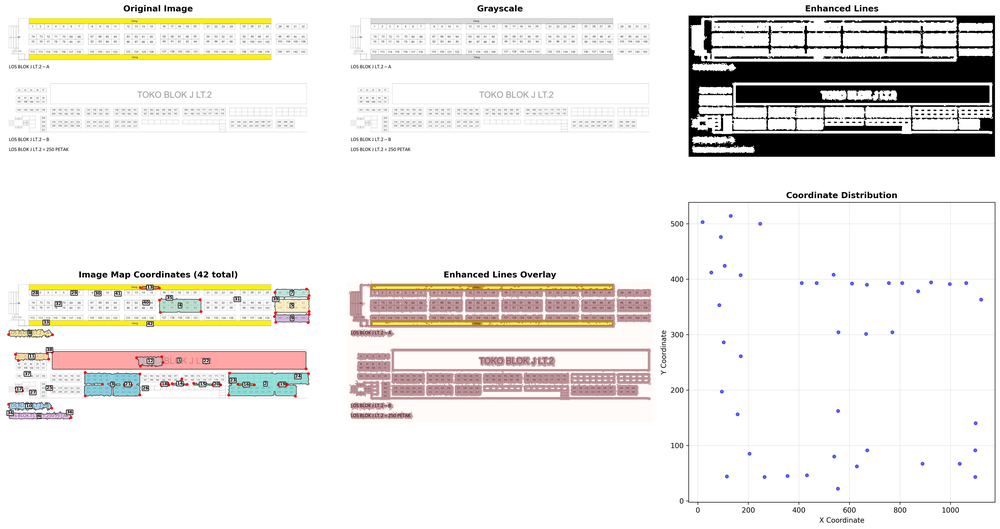
#> input picture image_map_coordinates_60_edit.png, 1000 x 529 px, shrunk from 5970 x 3159 before the run
$ python -i shape_detection.py   (imports and definitions only)
#> lines starting #> are read from the running program, lines starting #| are printed output that depends on the picture; after the words box and inside, x2 and y2 are one past the last pixel; in counts of white or black regions, pixels touching at a corner belong together
import cv2
import numpy as np
import matplotlib.pyplot as plt
from matplotlib.patches import Rectangle
import matplotlib.patches as patches

# [98 lines left out: function create_tennis_court_diagram, not called in this run]

def detect_shapes_in_image(image_path):
    """
    Function to detect shapes in an actual image (if provided)
    """
#> called with image_path = 'image_map_coordinates_60_edit.png'
    # Read the image
    image = cv2.imread(image_path)
#> image is the input picture: shape (529, 1000, 3); mean B, G, R 231.2, 233.7, 236
    if image is None:
        print(f"Could not read image from {image_path}")
        return None

    # Convert to grayscale
    gray = cv2.cvtColor(image, cv2.COLOR_BGR2GRAY)
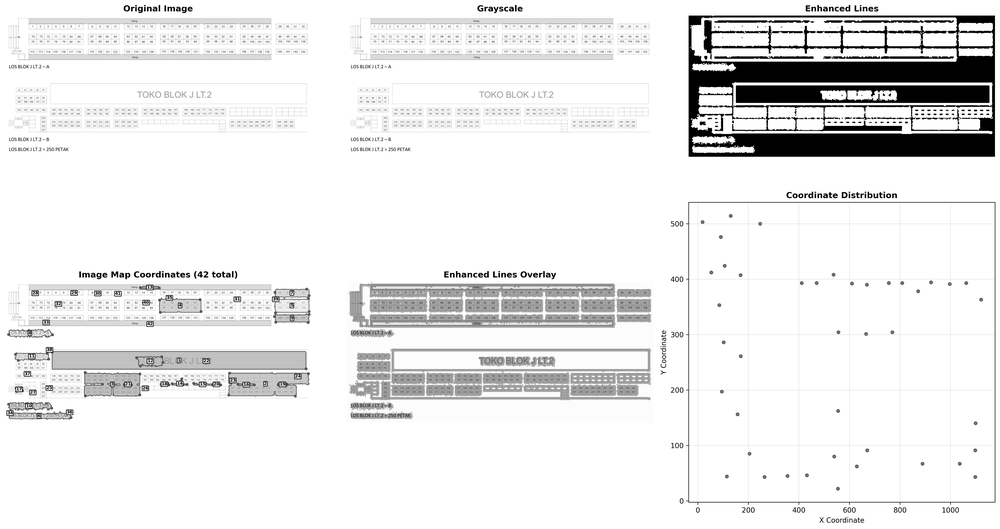
#> gray: shape (529, 1000); min 0, max 255, mean 234.1

    # Apply threshold to get binary image
    _, binary = cv2.threshold(gray, 127, 255, cv2.THRESH_BINARY)
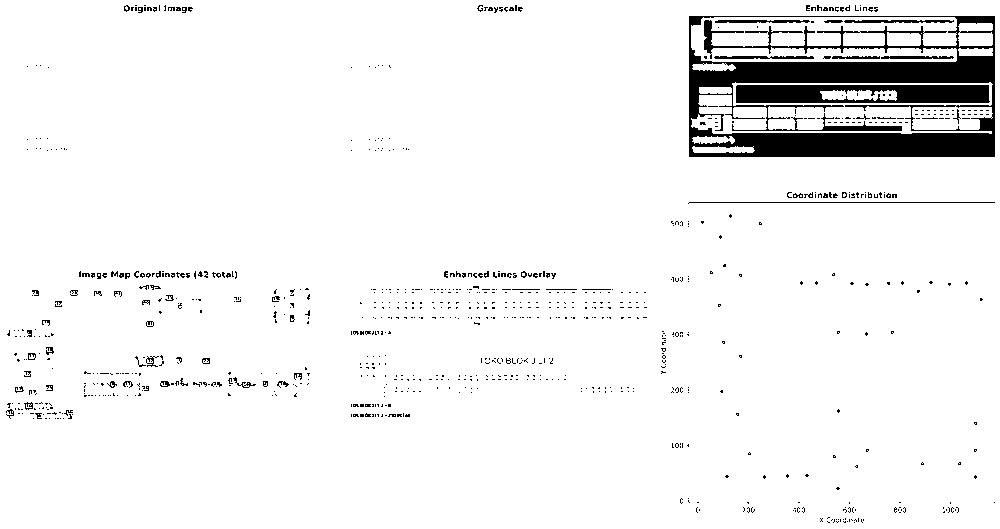
#> binary: shape (529, 1000); 94.6% white; 903 black regions (838 under 20 px), largest, box (x1, y1, x2, y2) and area: (689, 16, 995, 157) 18100, (736, 85, 990, 103) 3907, (688, 202, 995, 204) 307

    # Find contours
    contours, _ = cv2.findContours(binary, cv2.RETR_EXTERNAL, cv2.CHAIN_APPROX_SIMPLE)
#> contours = [[[0, 0], [0, 528], [999, 528], [999, 0]]]

    # Create a copy of the original image for drawing
    result = image.copy()

    # Define colors for different shapes
    colors = [
        (255, 0, 0),    # Blue
        (0, 255, 0),    # Green
        (0, 0, 255),    # Red
        (255, 255, 0),  # Cyan
        (255, 0, 255),  # Magenta
        (0, 255, 255),  # Yellow
        (128, 0, 128),  # Purple
        (255, 165, 0),  # Orange
    ]

    # Draw contours with different colors
    for i, contour in enumerate(contours):
        if cv2.contourArea(contour) > 100:  # Filter small contours
            color = colors[i % len(colors)]
            cv2.drawContours(result, [contour], -1, color, 2)

            # Add shape number
            M = cv2.moments(contour)
            if M["m00"] != 0:
                cx = int(M["m10"] / M["m00"])
                cy = int(M["m01"] / M["m00"])
                cv2.putText(result, str(i+1), (cx, cy),
                           cv2.FONT_HERSHEY_SIMPLEX, 0.5, (0, 0, 0), 2)
#> this loop made 1 pass
#> (contour, color, cx, cy) on pass 1: ([[0, 0], [0, 528], [999, 528], [999, 0]], (255, 0, 0), 499, 264)
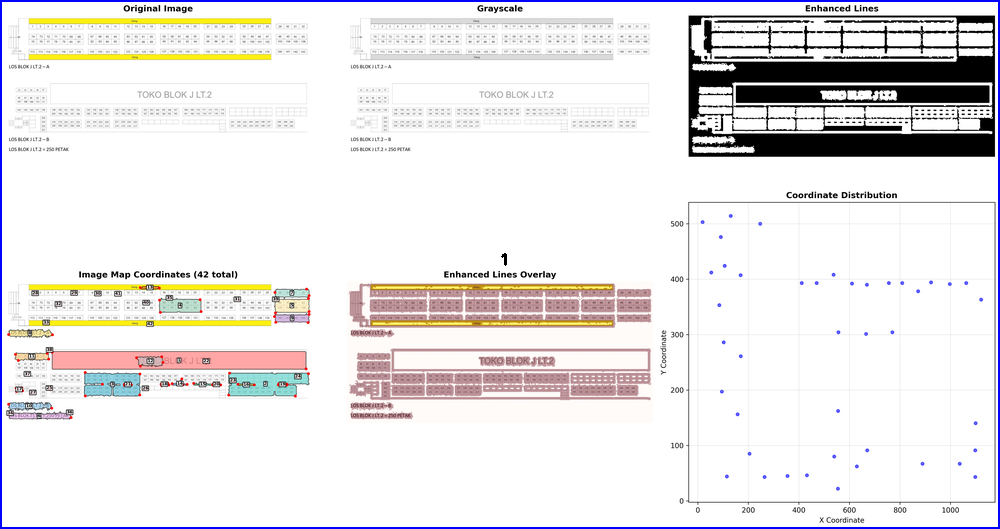
#> result: shape (529, 1000, 3); 1.16% of pixels changed, all inside (x1, y1, x2, y2) = (0, 0, 1000, 529)

    return result

# [23 lines left out: function main, not called in this run]

# [2 lines not run here, left out]

>>> result = detect_shapes_in_image('image_map_coordinates_60_edit.png')

$ run again, on adaptive_detection_60_edit.png
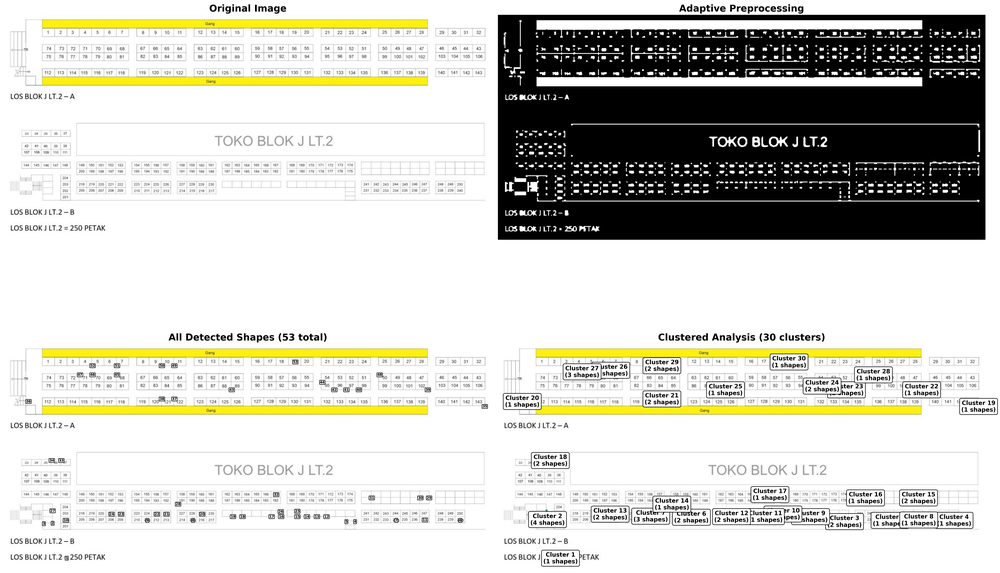
#> input picture adaptive_detection_60_edit.png, 1000 x 573 px, shrunk from 7156 x 4099 before the run
#> in detect_shapes_in_image, image is the input picture: shape (573, 1000, 3); mean B, G, R 197.6, 204.9, 205.4
#> in detect_shapes_in_image, `_, binary = cv2.threshold(gray, 127, 255, cv2.THRESH_BINARY)`:
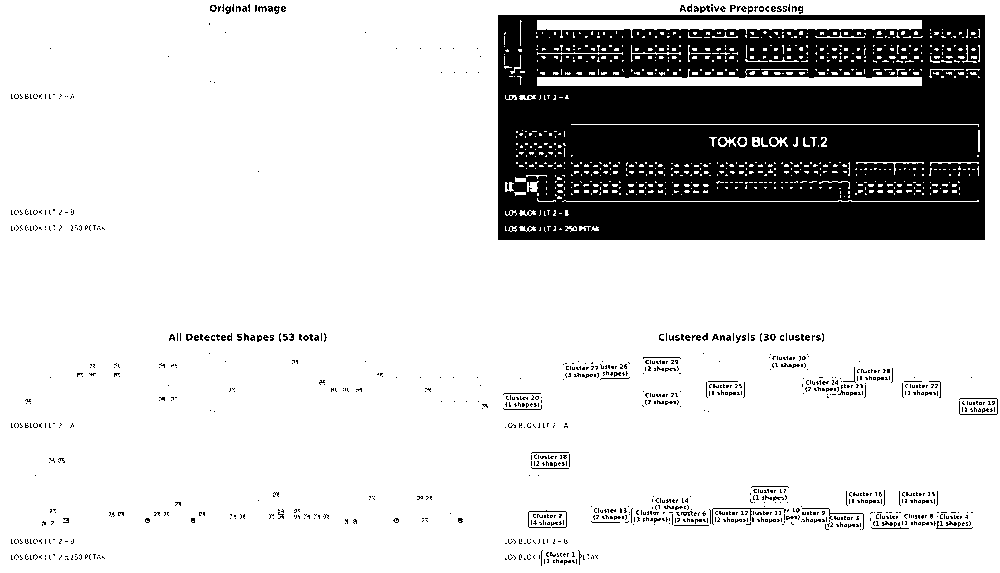
#> binary: shape (573, 1000); 82.1% white; 983 black regions (908 under 20 px), largest, box (x1, y1, x2, y2) and area: (498, 15, 985, 240) 94771, (712, 508, 786, 525) 107, (528, 510, 567, 528) 104
#> contours = [[[0, 0], [0, 572], [999, 572], [999, 0]]]
#> the loop in detect_shapes_in_image, `for i, contour in enumerate(contours):` made 1 pass
#> (contour, color, cx, cy) on pass 1: ([[0, 0], [0, 572], [999, 572], [999, 0]], (255, 0, 0), 499, 286)
#> after the loop in detect_shapes_in_image, `for i, contour in enumerate(contours):`:
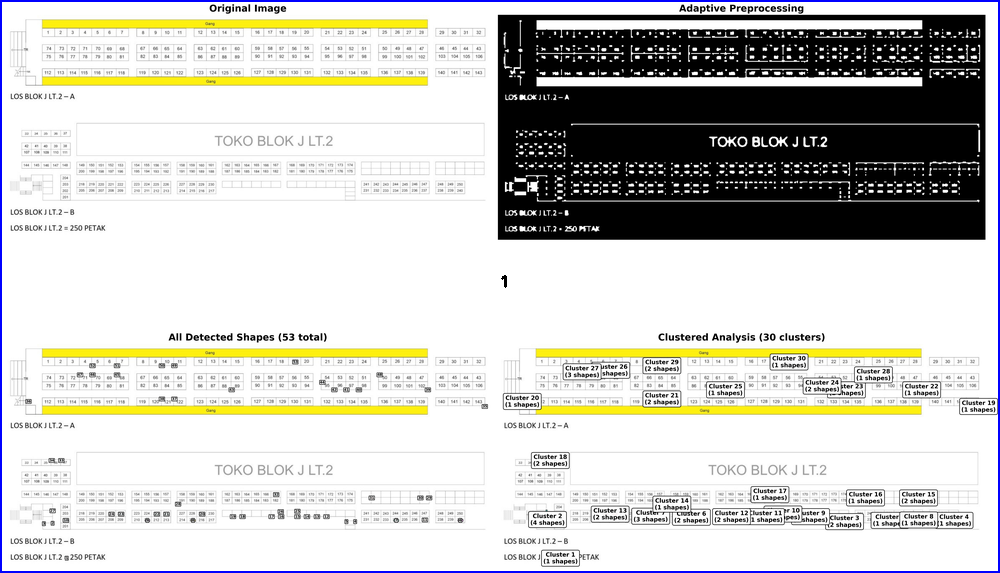
#> result: shape (573, 1000, 3); 1.1% of pixels changed, all inside (x1, y1, x2, y2) = (0, 0, 1000, 573)

$ run again, on enhanced_thin_line_detection_60_edit.png
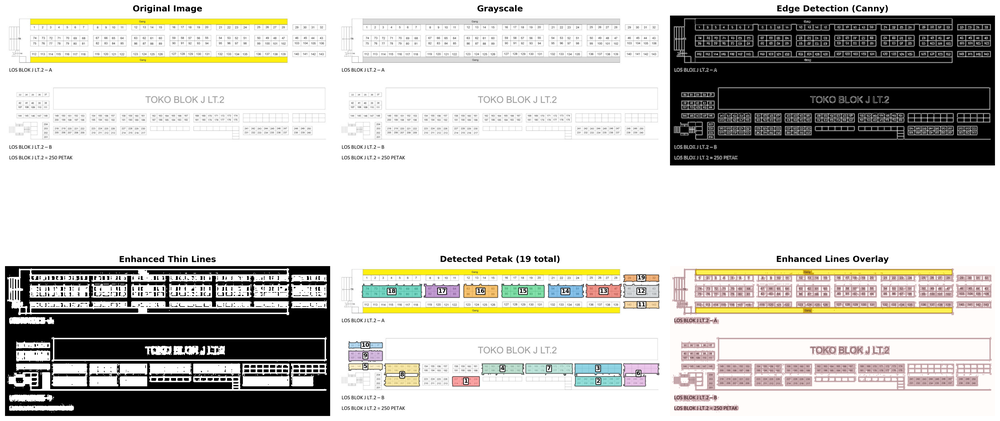
#> input picture enhanced_thin_line_detection_60_edit.png, 1000 x 421 px, shrunk from 5970 x 2514 before the run
#> in detect_shapes_in_image, image is the input picture: shape (421, 1000, 3); mean B, G, R 195.3, 199.6, 201
#> in detect_shapes_in_image, `_, binary = cv2.threshold(gray, 127, 255, cv2.THRESH_BINARY)`:
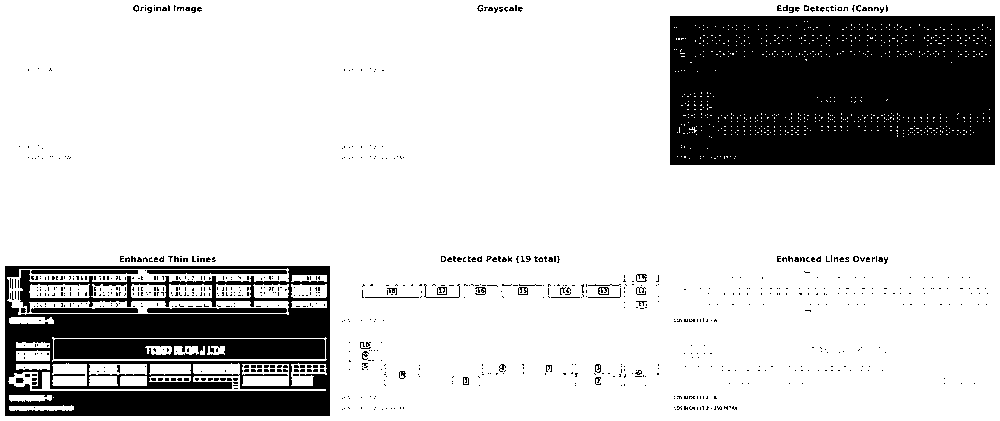
#> binary: shape (421, 1000); 80.2% white; 849 black regions (806 under 20 px), largest, box (x1, y1, x2, y2) and area: (670, 16, 995, 165) 47443, (5, 266, 330, 416) 24155, (54, 339, 325, 359) 4877
#> contours = [[[0, 0], [0, 420], [999, 420], [999, 0]]]
#> the loop in detect_shapes_in_image, `for i, contour in enumerate(contours):` made 1 pass
#> (contour, color, cx, cy) on pass 1: ([[0, 0], [0, 420], [999, 420], [999, 0]], (255, 0, 0), 499, 210)
#> after the loop in detect_shapes_in_image, `for i, contour in enumerate(contours):`:
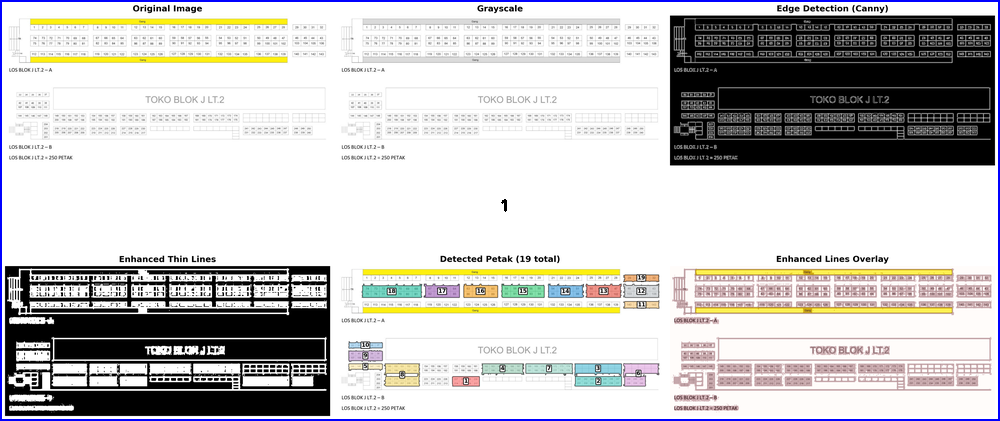
#> result: shape (421, 1000, 3); 1.36% of pixels changed, all inside (x1, y1, x2, y2) = (0, 0, 1000, 421)

$ run again, on petak_optimized_detection_60_edit.png
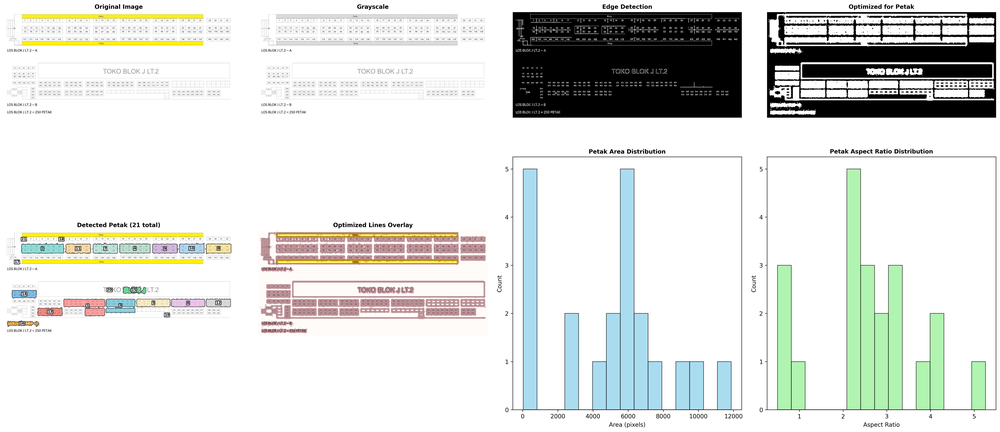
#> input picture petak_optimized_detection_60_edit.png, 1000 x 432 px, shrunk from 7169 x 3099 before the run
#> in detect_shapes_in_image, image is the input picture: shape (432, 1000, 3); mean B, G, R 220.7, 224, 221.5
#> in detect_shapes_in_image, `_, binary = cv2.threshold(gray, 127, 255, cv2.THRESH_BINARY)`:
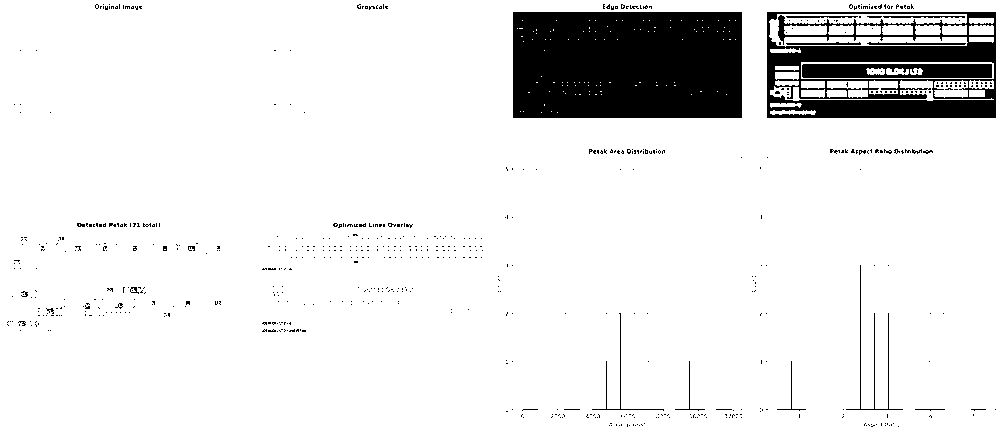
#> binary: shape (432, 1000); 90.3% white; 660 black regions (637 under 20 px), largest, box (x1, y1, x2, y2) and area: (513, 12, 742, 118) 24149, (767, 12, 996, 118) 11517, (802, 64, 992, 78) 2353
#> contours = [[[0, 0], [0, 431], [999, 431], [999, 0]]]
#> the loop in detect_shapes_in_image, `for i, contour in enumerate(contours):` made 1 pass
#> (contour, color, cx, cy) on pass 1: ([[0, 0], [0, 431], [999, 431], [999, 0]], (255, 0, 0), 499, 215)
#> after the loop in detect_shapes_in_image, `for i, contour in enumerate(contours):`:
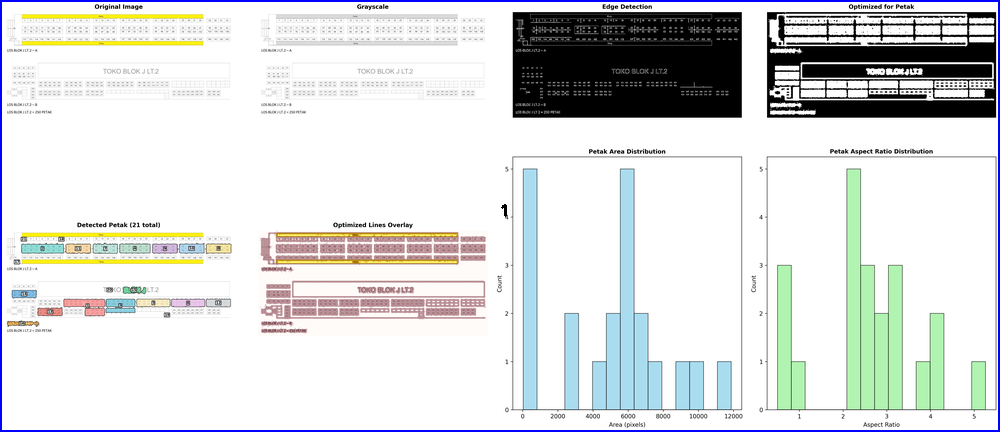
#> result: shape (432, 1000, 3); 1.33% of pixels changed, all inside (x1, y1, x2, y2) = (0, 0, 1000, 432)
